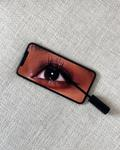
#> input picture scratch/archive_bot_13.jpg, 120 x 150 px, given in place of DSC08037.JPG, which was not available
$ python compare_cand_crops.py
#> lines starting #> are read from the running program, lines starting #| are printed output that depends on the picture
import os
from PIL import Image

db_dir = r"c:\Users\ekta bansal\OneDrive\Desktop\lucci media\dropbox_photos"
out_dir = r"c:\Users\ekta bansal\OneDrive\Desktop\lucci media\lucci-media\scratch"

def crop_and_save(src_name, target_w, target_h, out_name):
#> called with src_name = 'DSC08037.JPG', target_w = 540, target_h = 380, out_name = 'cand_hero_DSC08037.jpg'
    im = Image.open(os.path.join(db_dir, src_name))
#> im is the input picture: PIL image 120x150 RGB; mean R, G, B 175.7, 167.8, 165.1
    ar_target = target_w / target_h
    ar_orig = im.width / im.height
#> ar_orig = 0.8
    if ar_orig > ar_target:
        new_w = int(im.height * ar_target)
        left = (im.width - new_w) // 2
        crop = im.crop((left, 0, left + new_w, im.height))
    else:
        new_h = int(im.width / ar_target)
#> new_h = 84
        top = (im.height - new_h) // 2
#> top = 33
        crop = im.crop((0, top, im.width, top + new_h))
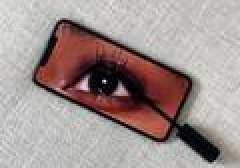
#> crop: PIL image 120x84 RGB (shown 2 times larger); mean R, G, B 160.8, 147, 144.3
    res = crop.resize((target_w, target_h), Image.Resampling.LANCZOS)
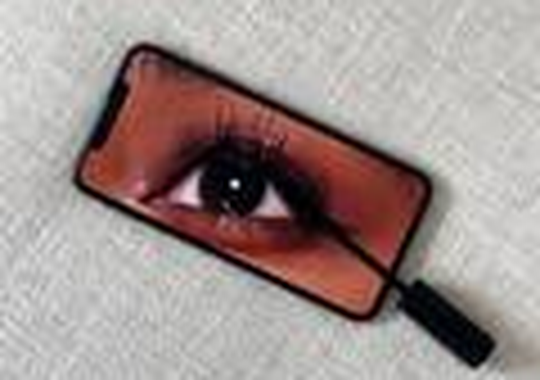
#> res: PIL image 540x380 RGB; mean R, G, B 160.8, 147.1, 144.3
    p = os.path.join(out_dir, out_name)
    res.save(p, quality=92)
    print(f"Saved {out_name}: {target_w}x{target_h}")

crop_and_save("DSC08037.JPG", 540, 380, "cand_hero_DSC08037.jpg")
crop_and_save("IMG_4088.JPG", 540, 380, "cand_hero_IMG_4088.jpg")
#> call 2 of crop_and_save, with src_name = 'IMG_4088.JPG', target_w = 540, target_h = 380, out_name = 'cand_hero_IMG_4088.jpg'
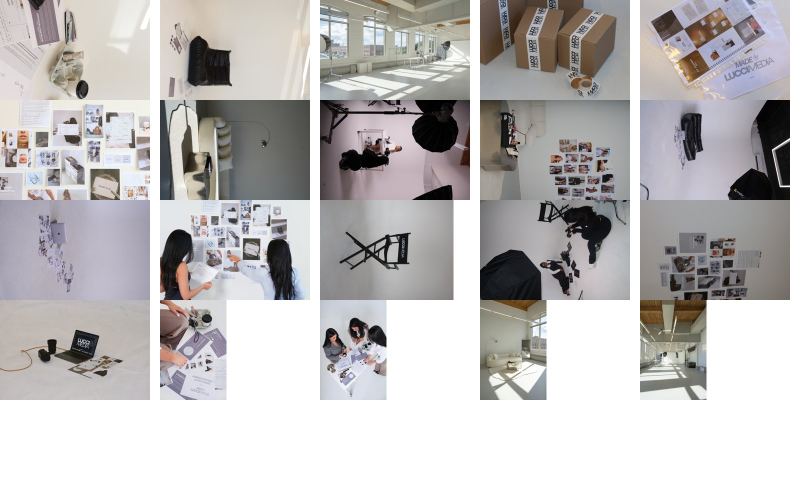
#> input picture scratch/contact_sheet.jpg, 1600 x 1000 px, given in place of IMG_4088.JPG, which was not available (shown at 1/2 size)
#> in crop_and_save, im is the input picture: PIL image 1600x1000 RGB; mean R, G, B 190.4, 187.9, 187.8
#> in crop_and_save (call 2), `crop = im.crop((left, 0, left + new_w, im.height))`:
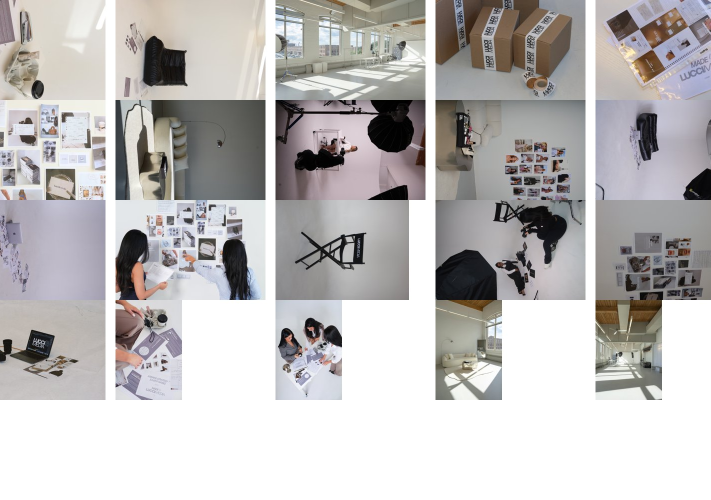
#> crop: PIL image 1421x1000 RGB (shown at 1/2 size); mean R, G, B 189.4, 186.9, 186.5
#> in crop_and_save (call 2), `res = crop.resize((target_w, target_h), Image.Resampling.LANCZOS)`:
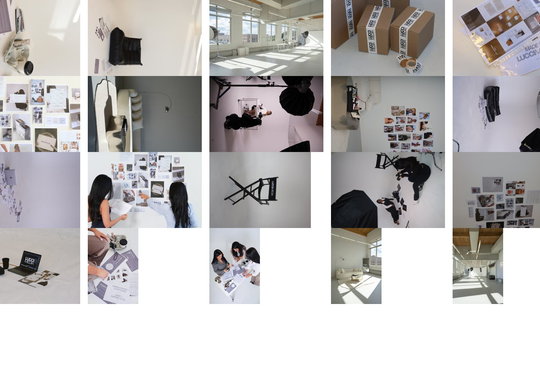
#> res: PIL image 540x380 RGB; mean R, G, B 189.3, 186.8, 186.5
crop_and_save("IMG_0020.JPG", 480, 360, "cand_who_IMG_0020.jpg")
#> call 3 of crop_and_save, with src_name = 'IMG_0020.JPG', target_w = 480, target_h = 360, out_name = 'cand_who_IMG_0020.jpg'
#> in crop_and_save (call 3), `crop = im.crop((left, 0, left + new_w, im.height))`:
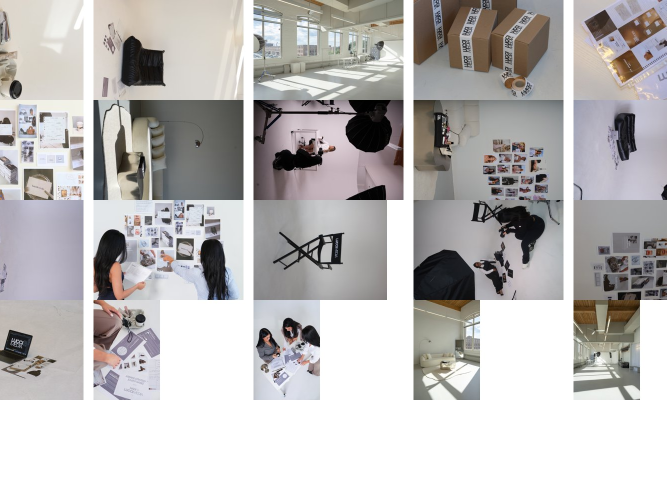
#> crop: PIL image 1333x1000 RGB (shown at 1/2 size); mean R, G, B 189.3, 186.9, 186.3
#> in crop_and_save (call 3), `res = crop.resize((target_w, target_h), Image.Resampling.LANCZOS)`:
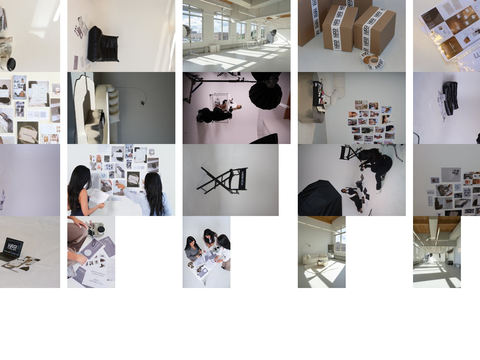
#> res: PIL image 480x360 RGB; mean R, G, B 189.2, 186.8, 186.2
crop_and_save("IMG_0021.JPG", 480, 360, "cand_who_IMG_0021.jpg")
#> (the run stopped early here; a loop or call above may not have finished)
